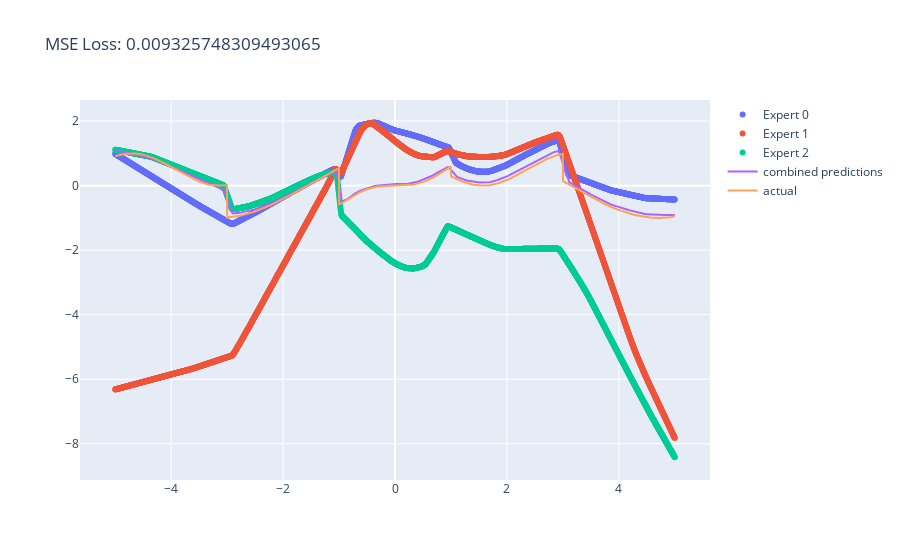

Notebook source saved alongside this figure:
### Code cell
agent.validate(x, y)

### Figure 1 — Plotly figure (JSON) as saved in the notebook; plotly's stock layout.template omitted (floating-point values rounded to 4 significant figures; data arrays with more than 128 entries replaced by an {"elided": "..."} marker saying what was removed)
{"data": [{"mode": "markers", "name": "Expert 0", "type": "scatter", "x": {"elided": "2000 float values"}, "y": {"elided": "2000 float values"}}, {"mode": "markers", "name": "Expert 1", "type": "scatter", "x": {"elided": "2000 float values"}, "y": {"elided": "2000 float values"}}, {"mode": "markers", "name": "Expert 2", "type": "scatter", "x": {"elided": "2000 float values"}, "y": {"elided": "2000 float values"}}, {"name": "combined predictions", "type": "scatter", "x": {"elided": "2000 float values"}, "y": {"elided": "2000 float values"}}, {"mode": "lines", "name": "actual", "type": "scatter", "x": {"elided": "2000 float values"}, "y": {"elided": "2000 float values"}}], "layout": {"title": {"text": "MSE Loss: 0.009325748309493065"}}}
